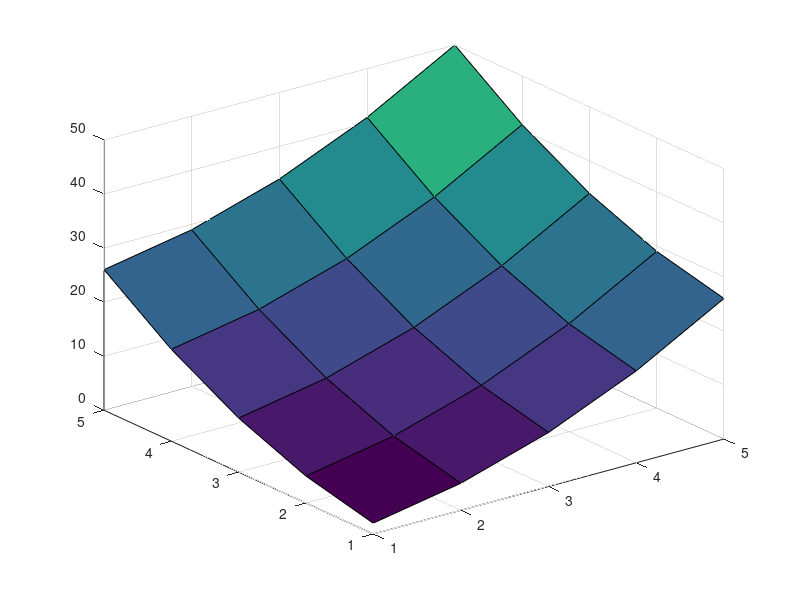

Write the MATLAB code that produced this figure. (Note: this script raises an error after producing the figure.)
[X, Y] = meshgrid(1:5,1:5);
Z = X.^2+Y.^2;
surf(X,Y,Z);
% hold all;
w = Z(:);
X = X(:);
Y = Y(:);
u = [X,Y];

x = log(u);
y = log(w);

s = compare_fits(x,y, 2,1);

[u1, u2] = meshgrid(1:5,1:5);

% Max Affine Fitting
PAR_MA = s.maxaffine.params{1};
A = PAR_MA([2,3,5,6]);
B = PAR_MA([1,4]);
w_MA = exp(B(1)) .* u1.^A(1) .* u2.^A(2);
% surf(u1,u2,w_MA);
% hold all;
w_MA = exp(B(2)) .* u1.^A(3) .* u2.^A(4);
% surf(u1,u2,w_MA);
% hold all;

% Softmax Affine Fitting
PAR_SMA = s.softmax_optMAinit.params{1};
A = PAR_SMA([2,3,5,6]);
B = PAR_SMA([1,4]);
alpha = PAR_SMA(end);
w_SMA = (exp(alpha.*B(1)) .* u1.^(alpha*A(1)) .* u2.^(alpha*A(2)) +...
        exp(alpha.*B(2)) .* u1.^(alpha*A(3)) .* u2.^(alpha*A(4))...
        ).^(1/alpha);
% surf(u1,u2,w_SMA);

% Implicit Softmax Affine Fitting
PAR_ISMA = s.implicit_originit.params{1};
alpha = PAR_SMA(end-1:end);
A = PAR_SMA([2,3,5,6]);
B = PAR_SMA([1,4]);
f_ISMA = @(w_ISMA) exp(alpha(1).*B(1))/w_ISMA.^alpha(1) .* uu1.^(alpha(1)*A(1)) .* uu2.^(alpha(1)*A(2)) +...
    exp(alpha(2).*B(2))/w_ISMA.^alpha(2) .* uu1.^(alpha(2)*A(3)) .* uu2.^(alpha(2)*A(4)) - 1;

% w_ISMA = w_SMA;
for i=1:size(u1,1)
    for j=1:size(u1,2)
        uu1 = u1(i,j);
        uu2 = u2(i,j);
        w_ISMA(i,j) = fzero(f_ISMA, w_SMA(i,j));
    end
end
        

% f_ISMA = @(w_ISMA) exp(alpha(1).*B(1))/w_ISMA.^alpha(1) .* u1.^(alpha(1)*A(1)) .* u2.^(alpha(1)*A(2)) +...
%     exp(alpha(2).*B(2))/w_ISMA.^alpha(2) .* u1.^(alpha(2)*A(3)) .* u2.^(alpha(2)*A(4)) - 1;
